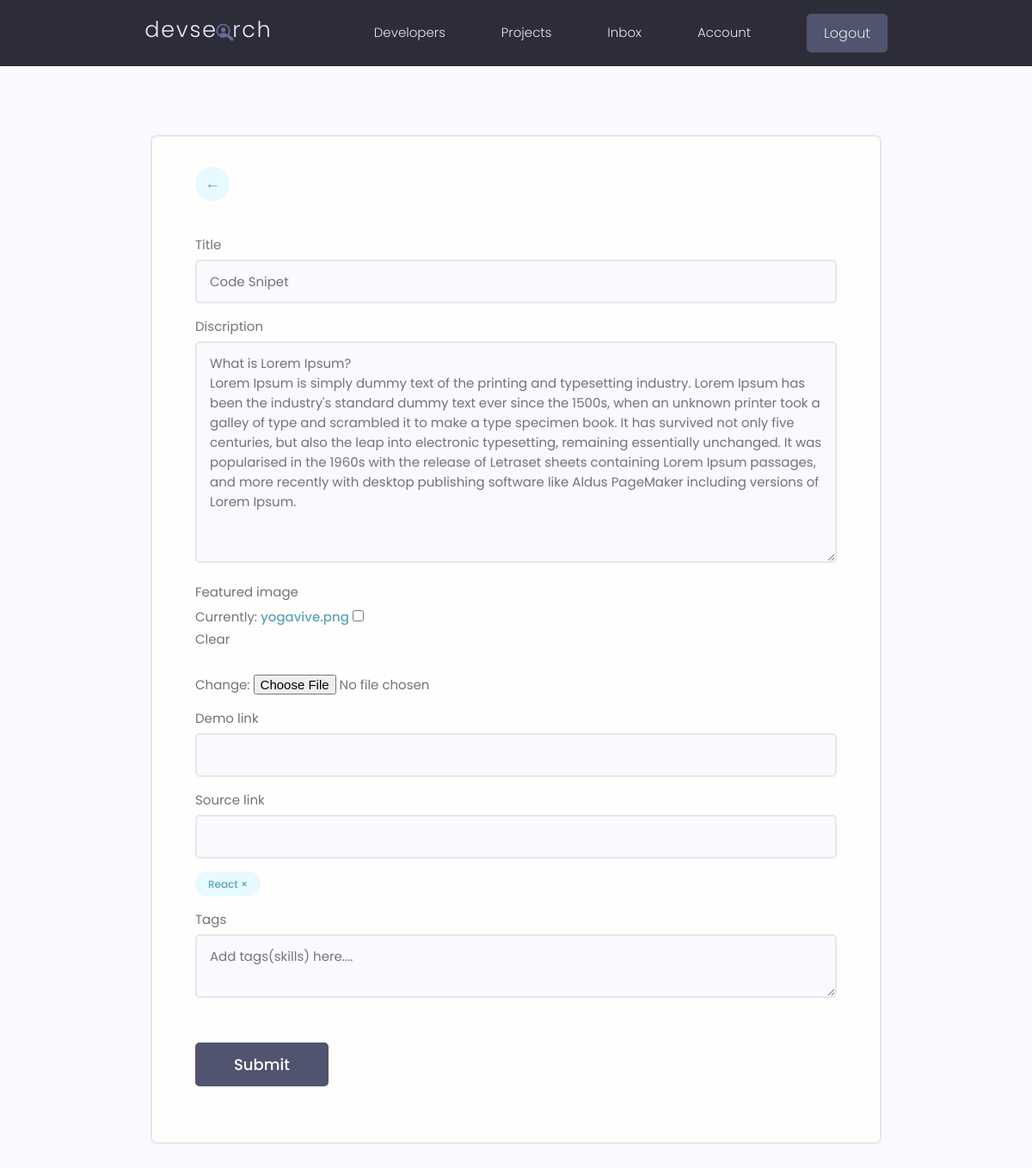
The app's page /projects/update-project/6775dd09-346c-4740-8813-2dfbe4da9ff4/ (signed in), older data.
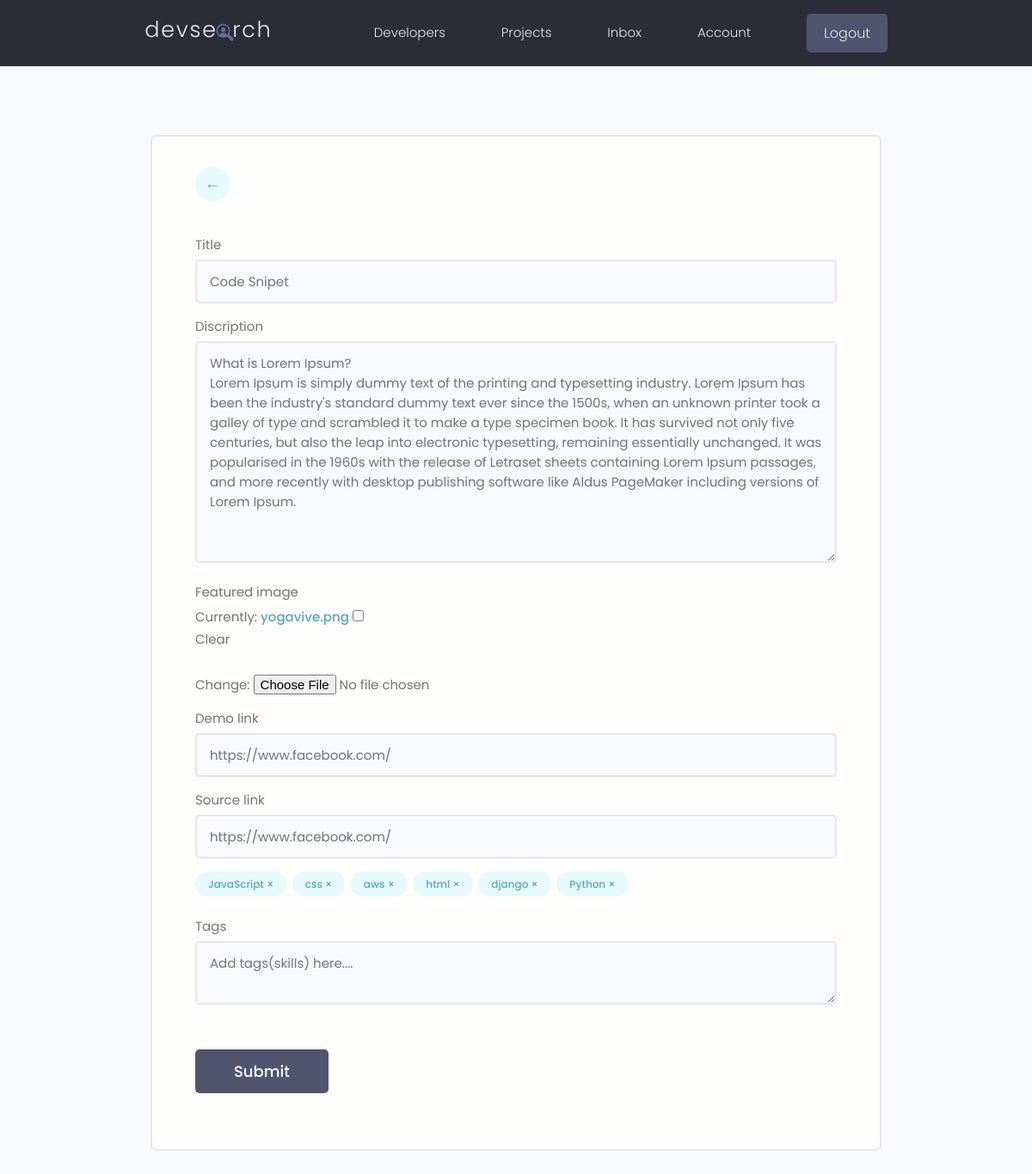
The same page, newer data.
### projects/models.py (models this page shows, shortened)
class Project(models.Model):
    owner = models.ForeignKey(Profile,on_delete=models.CASCADE,null=True,blank=True)
    title = models.CharField(max_length=200)
    discription = models.TextField(null=True,blank=True)
    featured_image = models.ImageField(null=True,blank=True,default="default.jpg")
    demo_link = models.CharField(max_length=2000,null=True,blank=True)
    source_link = models.CharField(max_length=2000,null=True,blank=True)
    tag = models.ManyToManyField('Tag',blank=True)
    vote_total = models.IntegerField(default=0,null=True,blank=True)
    vote_ratio = models.IntegerField(default=0,null=True,blank=True)
    created = models.DateTimeField(auto_now_add=True)
    id = models.UUIDField(default=uuid.uuid4,unique=True,primary_key=True,editable=False)
    class Meta:
        ordering = ['-vote_ratio','-vote_total','title']

class Tag(models.Model):
    name = models.CharField(max_length=200)
    created = models.DateTimeField(auto_now_add=True)
    id = models.UUIDField(default=uuid.uuid4,unique=True,primary_key=True,editable=False)

### projects/views.py (the view, shortened to what this page needs)
# urls.py: path('update-project/<str:pk>/',Updateproject,name='update-project'),
@login_required(login_url='login')
def Updateproject(req,pk):
    profile = req.user.profile
    project = profile.project_set.get(pk=pk)
    form=ProjectForm(instance=project)
    context={'form':form,'project':project}
    return render(req,'projects/project_form.html',context)

### projects/forms.py
class ProjectForm(ModelForm):
    class Meta:
        model=Project
        fields=['title','discription','featured_image','demo_link','source_link']
        widgets = {
            'tag': forms.CheckboxSelectMultiple(),
        }
    def __init__(self,*args,**kwargs):
        super(ProjectForm,self).__init__(*args,**kwargs)
        for name,field in self.fields.items():
            field.widget.attrs.update({'class':'input'})

### projects/templates/projects/project_form.html (shortened to what this page needs)
{% extends 'main.html' %}
{% block content %}
    <main class="formPage my-xl">
        <div class="content-box">
            <div class="formWrapper">
                <a class="backButton" href="{% url 'account' %}"><i class="im im-angle-left">&#8592;</i></a>
                <br>
                <form class="form" method="POST" enctype="multipart/form-data">
                    {% for field in form %}
                    <div class="form__field">
                        <label for="formInput#text">{{ field.label }} </label>
                        {{field}}
                    </div>
                    {% endfor %}
                    <div class="form__field">
                        {% for tag in project.tag.all %}
                            <div class="project-tag tag tag--pill tag--main" data-tag="{{tag.id}}" data-project="{{project.id}}">{{ tag.name }} &#215;</div>
                        {% endfor %}
                    </div>
                    <div class="form__field">
                        <label for="formInput#text">Tags</label>
                        <textarea class="input" name="newtags"  placeholder="Add tags(skills) here...."></textarea>
                    </div>
                    <input class="btn btn--sub btn--lg  my-md" type="submit" value="Submit" />
                </form>
            </div>
        </div>
    </main>
{% endblock %}

Row changes from the older to the newer data that the page shows:
no longer on this page (row unchanged): Tag: name "React"
changed Project "Code Snipet": demo_link (not shown) → "https://www.facebook.com/"; source_link (not shown) → "https://www.facebook.com/"
now on this page (row unchanged): Tag: name "JavaScript"
added Tag: name "css"
added Tag: name "aws"
added Tag: name "html"
added Tag: name "django"
now on this page (row unchanged): Tag: name "Python"
